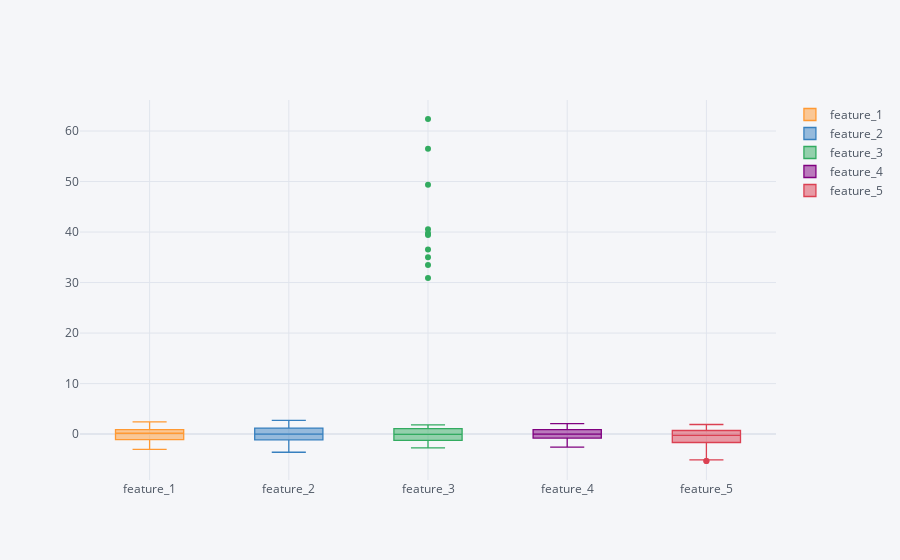

The cell this chart's notebook holds for it:
### Markdown cell above
Постройте ящик с усами для каждой переменной. Опишите распределение данных. Прокомментируйте наличие или отсутствие выбросов.

### Code cell
### YOUR CODE HERE ###
df.iplot(kind='box', boxpoints='outliers')
